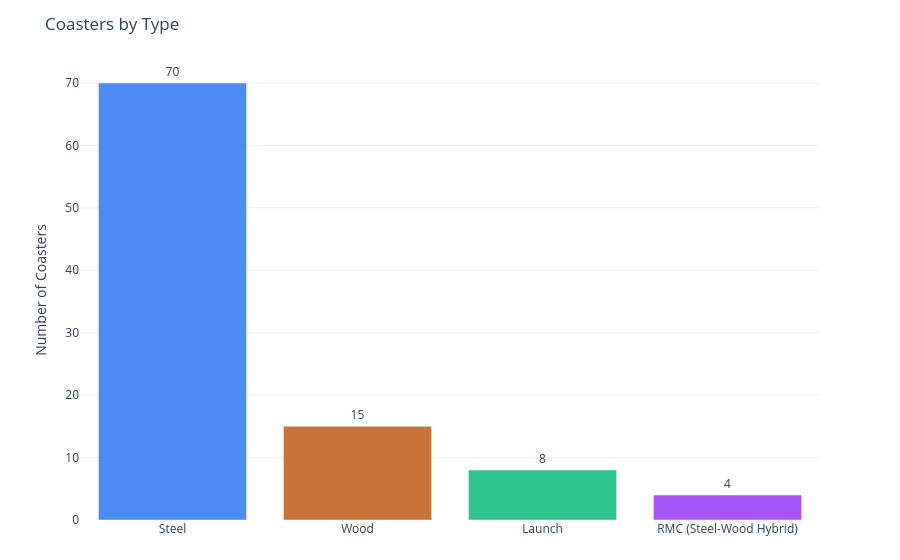

Here is the notebook cell this chart was saved with:
### Markdown cell above
## 1 · Coaster Types — Count by Category

### Code cell
type_counts = (
    df.groupby('coaster_type_label')
      .size()
      .reset_index(name='count')
      .sort_values('count', ascending=False)
)

fig = px.bar(
    type_counts,
    x='coaster_type_label',
    y='count',
    color='coaster_type_label',
    color_discrete_map=TYPE_COLORS,
    text='count',
    labels={'coaster_type_label': 'Coaster Type', 'count': 'Number of Coasters'},
    title='Coasters by Type'
)
fig.update_traces(textposition='outside', hovertemplate='<b>%{x}</b><br>Count: %{y}<extra></extra>')
fig.update_layout(
    showlegend=False,
    xaxis_title=None,
    yaxis_title='Number of Coasters',
    plot_bgcolor='white',
    yaxis=dict(gridcolor='#eee'),
    margin=dict(t=60, b=40)
)
fig.show()

### Figure 1 — Plotly figure (JSON) as saved in the notebook; plotly's stock layout.template omitted (floating-point values rounded to 4 significant figures)
{"data": [{"hovertemplate": "<b>%{x}</b><br>Count: %{y}<extra></extra>", "legendgroup": "Steel", "marker": {"color": "#4C8BF5", "pattern": {"shape": ""}}, "name": "Steel", "orientation": "v", "showlegend": true, "text": [70.0], "textposition": "outside", "type": "bar", "x": ["Steel"], "xaxis": "x", "y": [70], "yaxis": "y"}, {"hovertemplate": "<b>%{x}</b><br>Count: %{y}<extra></extra>", "legendgroup": "Wood", "marker": {"color": "#C8733A", "pattern": {"shape": ""}}, "name": "Wood", "orientation": "v", "showlegend": true, "text": [15.0], "textposition": "outside", "type": "bar", "x": ["Wood"], "xaxis": "x", "y": [15], "yaxis": "y"}, {"hovertemplate": "<b>%{x}</b><br>Count: %{y}<extra></extra>", "legendgroup": "Launch", "marker": {"color": "#2DC48D", "pattern": {"shape": ""}}, "name": "Launch", "orientation": "v", "showlegend": true, "text": [8.0], "textposition": "outside", "type": "bar", "x": ["Launch"], "xaxis": "x", "y": [8], "yaxis": "y"}, {"hovertemplate": "<b>%{x}</b><br>Count: %{y}<extra></extra>", "legendgroup": "RMC (Steel-Wood Hybrid)", "marker": {"color": "#A855F7", "pattern": {"shape": ""}}, "name": "RMC (Steel-Wood Hybrid)", "orientation": "v", "showlegend": true, "text": [4.0], "textposition": "outside", "type": "bar", "x": ["RMC (Steel-Wood Hybrid)"], "xaxis": "x", "y": [4], "yaxis": "y"}], "layout": {"barmode": "relative", "legend": {"title": {"text": "Coaster Type"}, "tracegroupgap": 0}, "margin": {"b": 40, "t": 60}, "plot_bgcolor": "white", "showlegend": false, "title": {"text": "Coasters by Type"}, "xaxis": {"anchor": "y", "categoryarray": ["Steel", "Wood", "Launch", "RMC (Steel-Wood Hybrid)"], "categoryorder": "array", "domain": [0, 1], "title": {}}, "yaxis": {"anchor": "x", "domain": [0, 1], "gridcolor": "#eee", "title": {"text": "Number of Coasters"}}}}
